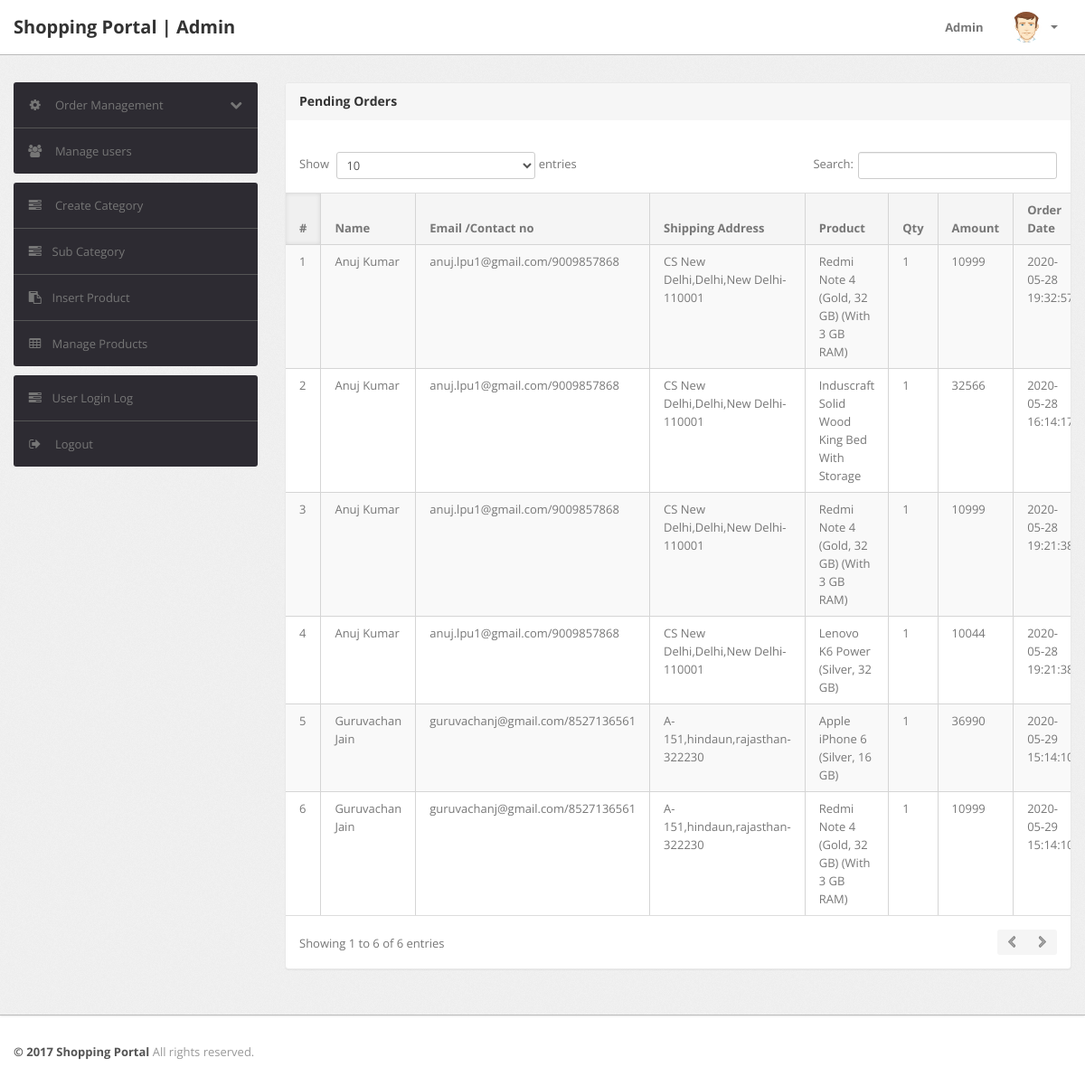
/admin/pending-orders.php (signed in), run on the app's committed database.
### tables this page shows
CREATE TABLE `orders` (
  `id` int(11) NOT NULL,
  `userId` int(11) DEFAULT NULL,
  `productId` varchar(255) DEFAULT NULL,
  `quantity` int(11) DEFAULT NULL,
  `orderDate` timestamp NOT NULL DEFAULT CURRENT_TIMESTAMP,
  `paymentMethod` varchar(50) DEFAULT NULL,
  `orderStatus` varchar(55) DEFAULT NULL
);

CREATE TABLE `users` (
  `id` int(11) NOT NULL,
  `name` varchar(255) DEFAULT NULL,
  `email` varchar(255) DEFAULT NULL,
  `contactno` bigint(11) DEFAULT NULL,
  `password` varchar(255) DEFAULT NULL,
  `shippingAddress` longtext,
  `shippingState` varchar(255) DEFAULT NULL,
  `shippingCity` varchar(255) DEFAULT NULL,
  `shippingPincode` int(11) DEFAULT NULL,
  `billingAddress` longtext,
  `billingState` varchar(255) DEFAULT NULL,
  `billingCity` varchar(255) DEFAULT NULL,
  `billingPincode` int(11) DEFAULT NULL,
  `regDate` timestamp NOT NULL DEFAULT CURRENT_TIMESTAMP,
  `updationDate` varchar(255) DEFAULT NULL
);

CREATE TABLE `products` (
  `id` int(11) NOT NULL,
  `category` int(11) NOT NULL,
  `subCategory` int(11) DEFAULT NULL,
  `productName` varchar(255) DEFAULT NULL,
  `productCompany` varchar(255) DEFAULT NULL,
  `productPrice` int(11) DEFAULT NULL,
  `productPriceBeforeDiscount` int(11) DEFAULT NULL,
  `productDescription` longtext,
  `productImage1` varchar(255) DEFAULT NULL,
  `productImage2` varchar(255) DEFAULT NULL,
  `productImage3` varchar(255) DEFAULT NULL,
  `shippingCharge` int(11) DEFAULT NULL,
  `productAvailability` varchar(255) DEFAULT NULL,
  `postingDate` timestamp NULL DEFAULT CURRENT_TIMESTAMP,
  `updationDate` varchar(255) DEFAULT NULL
);

### admin/pending-orders.php (the view, shortened to what this page needs)
<?php
include('include/config.php');
if(strlen($_SESSION['alogin'])==0)
	{
header('location:index.php');
}
else{
?>
<!DOCTYPE html>
<html lang="en">
<head>
	<link type="text/css" href="bootstrap/css/bootstrap.min.css" rel="stylesheet">
	<link type="text/css" href="bootstrap/css/bootstrap-responsive.min.css" rel="stylesheet">
	<link type="text/css" href="css/theme.css" rel="stylesheet">
	<link type="text/css" href="images/icons/css/font-awesome.css" rel="stylesheet">
</head>
<body>
<?php include('include/header.php');?>
	<div class="wrapper">
		<div class="container">
			<div class="row">
<?php include('include/sidebar.php');?>
			<div class="span9">
					<div class="content">
	<div class="module">
							<div class="module-head">
								<h3>Pending Orders</h3>
							</div>
							<div class="module-body table">
									<br />
								<table cellpadding="0" cellspacing="0" border="0" class="datatable-1 table table-bordered table-striped	 display table-responsive" >
									<thead>
										<tr>
											<th>#</th>
											<th> Name</th>
											<th width="50">Email /Contact no</th>
											<th>Shipping Address</th>
											<th>Product </th>
											<th>Qty </th>
											<th>Amount </th>
											<th>Order Date</th>
										</tr>
									</thead>
<tbody>
<?php
$status='Delivered';
$query=mysqli_query($con,"select users.name as username,users.email as useremail,users.contactno as usercontact,users.shippingAddress as shippingaddress,users.shippingCity as shippingcity,users.shippingState as shippingstate,users.shippingPincode as shippingpincode,products.productName as productname,products.shippingCharge as shippingcharge,orders.quantity as quantity,orders.orderDate as orderdate,products.productPrice as productprice,orders.id as id  from orders join users on  orders.userId=users.id join products on products.id=orders.productId where orders.	orderStatus!='$status' or orders.orderStatus is null");
$cnt=1;
while($row=mysqli_fetch_array($query))
{
?>
										<tr>
											<td><?php echo htmlentities($cnt);?></td>
											<td><?php echo htmlentities($row['username']);?></td>
<td><?php echo htmlentities($row['useremail']);?>/<?php echo htmlentities($row['usercontact']);?></td>
<td><?php echo htmlentities($row['shippingaddress'].",".$row['shippingcity'].",".$row['shippingstate']."-".$row['shippingpincode']);?></td>
											<td><?php echo htmlentities($row['productname']);?></td>
											<td><?php echo htmlentities($row['quantity']);?></td>
											<td><?php echo htmlentities($row['quantity']*$row['productprice']+$row['shippingcharge']);?></td>
											<td><?php echo htmlentities($row['orderdate']);?></td>
											</tr>
										<?php $cnt=$cnt+1; } ?>
										</tbody>
								</table>
							</div>
						</div>
					</div>
				</div>
			</div>
		</div>
	</div>
<?php include('include/footer.php');?>
</body>
<?php } ?>

### admin/css/theme.css (style rules this page uses)
body { font-size: 13px; font-family: 'Open Sans', Arial, sans-serif; background: #fff; color: #777 }
h1, h2, h3, h4, h5, h6 { color: #333; margin-top: 0 }
h3 { font-size: 20px }
.wrapper { background: url(../images/bg.png) #eee; border-bottom: 1px solid #bbb; -webkit-box-shadow: 0 1px 2px rgba(0,0,0,0.1); -moz-box-shadow: 0 1px 2px rgba(0,0,0,0.1); box-shadow: 0 1px 2px rgba(0,0,0,0.1); padding: 30px 0 }
.module { background: #fff; -webkit-border-radius: 3px; -moz-border-radius: 3px; border-radius: 3px; border: 1px solid #ccc; border-bottom-color: #bbb; -webkit-box-shadow: 0 0 1px rgba(0,0,0,0.2); -moz-box-shadow: 0 0 1px rgba(0,0,0,0.2); box-shadow: 0 0 1px rgba(0,0,0,0.2); margin-bottom: 30px }
.table { margin-bottom: 0 }
.table th, .table td { border-color: #d5d5d5!important }
.table-bordered thead:first-child tr:first-child>th:first-child, .table-bordered tbody:first-child tr:first-child>td:first-child { -webkit-border-top-left-radius: 2px; -moz-border-radius-topleft: 2px; border-top-left-radius: 2px }
.table-bordered thead:last-child tr:last-child>th:first-child, .table-bordered tbody:last-child tr:last-child>td:first-child, .table-bordered tfoot:last-child tr:last-child>td:first-child { -webkit-border-bottom-left-radius: 2px; -moz-border-radius-bottomleft: 2px; border-bottom-left-radius: 2px }
.module { box-shadow: 0 0 3px rgba(0,0,0,.1); border-color: #e9e9e9; margin-bottom: 20px; background-color: #fff; border-radius: 4px; -webkit-box-shadow: 0 1px 1px rgba(0,0,0,.05); box-shadow: 0 1px 1px rgba(0,0,0,.05); }
.module-head { color: #767676; background-color: #f6f6f6; border-color: #e9e9e9; padding: 10px 15px; border-bottom: 1px solid transparent; border-top-right-radius: 3px; border-top-left-radius: 3px; }
.module-head h3 { font-size: 14px; line-height: 20px; height: 20px; margin: 0 }
.module-body { padding: 15px }
.module-body.table { padding: 15px 0 }
.module-body.table .table th, .module-body.table .table td { padding-left: 15px; padding-right: 15px }
.dataTables_wrapper table th { background: #f5f5f5; cursor: pointer }
.dataTables_wrapper table th.sorting_asc, .dataTables_wrapper table th.sorting_desc { background: #f0f0f0; -webkit-box-shadow: 0 0 5px rgba(0,0,0,0.1) inset; -moz-box-shadow: 0 0 5px rgba(0,0,0,0.1) inset; box-shadow: 0 0 5px rgba(0,0,0,0.1) inset }
.dataTables_wrapper .table-bordered { -webkit-border-radius: 0; -moz-border-radius: 0; border-radius: 0; border-left: 0; border-right: 0 }
.dataTables_wrapper .table-bordered thead tr>th:first-child, .dataTables_wrapper .table-bordered tbody tr>td:first-child, .dataTables_wrapper .table-bordered tfoot tr>td:first-child, .dataTables_wrapper .table-bordered tfoot tr>th:first-child { border-left: 0 }
.dataTables_wrapper .table-bordered thead:first-child tr:first-child>th:first-child, .dataTables_wrapper .table-bordered tbody:first-child tr:first-child>td:first-child { -webkit-border-top-left-radius: 0; -moz-border-radius-topleft: 0; border-top-left-radius: 0 }
.dataTables_wrapper .table-bordered thead:last-child tr:last-child>th:first-child, .dataTables_wrapper .table-bordered tbody:last-child tr:last-child>td:first-child, .dataTables_wrapper .table-bordered tfoot:last-child tr:last-child>td:first-child { -webkit-border-bottom-left-radius: 0; -moz-border-radius-bottomleft: 0; border-bottom-left-radius: 0 }

### data on the page
orders: userId.name "Anuj Kumar", userId.email "anuj.lpu1@gmail.com", userId.contactno "9009857868", userId.shippingPincode "CS New Delhi,Delhi,New Delhi-110001", productId.productName "Redmi Note 4 (Gold, 32 GB) (With 3 GB RAM)", quantity "1", $row['quantity']*$row['productprice']+$row['shippingcharge'] "10999", orderDate "2020-05-28…"
orders: userId.name "Anuj Kumar", userId.email "anuj.lpu1@gmail.com", userId.contactno "9009857868", userId.shippingPincode "CS New Delhi,Delhi,New Delhi-110001", productId.productName "Induscraft Solid Wood King Bed With Storage", quantity "1", $row['quantity']*$row['productprice']+$row['shippingcharge'] "32566", orderDate "2020-05-28…"
orders: userId.name "Anuj Kumar", userId.email "anuj.lpu1@gmail.com", userId.contactno "9009857868", userId.shippingPincode "CS New Delhi,Delhi,New Delhi-110001", productId.productName "Redmi Note 4 (Gold, 32 GB) (With 3 GB RAM)", quantity "1", $row['quantity']*$row['productprice']+$row['shippingcharge'] "10999", orderDate "2020-05-28…"
orders: userId.name "Anuj Kumar", userId.email "anuj.lpu1@gmail.com", userId.contactno "9009857868", userId.shippingPincode "CS New Delhi,Delhi,New Delhi-110001", productId.productName "Lenovo K6 Power (Silver, 32 GB)", quantity "1", $row['quantity']*$row['productprice']+$row['shippingcharge'] "10044", orderDate "2020-05-28…"
orders: userId.name "Guruvachan Jain", userId.email "guruvachanj@gmail.com", userId.contactno "8527136561", userId.shippingPincode "A-151,hindaun,rajasthan-322230", productId.productName "Apple iPhone 6 (Silver, 16 GB)", quantity "1", $row['quantity']*$row['productprice']+$row['shippingcharge'] "36990", orderDate "2020-05-29…"
orders: userId.name "Guruvachan Jain", userId.email "guruvachanj@gmail.com", userId.contactno "8527136561", userId.shippingPincode "A-151,hindaun,rajasthan-322230", productId.productName "Redmi Note 4 (Gold, 32 GB) (With 3 GB RAM)", quantity "1", $row['quantity']*$row['productprice']+$row['shippingcharge'] "10999", orderDate "2020-05-29…"
